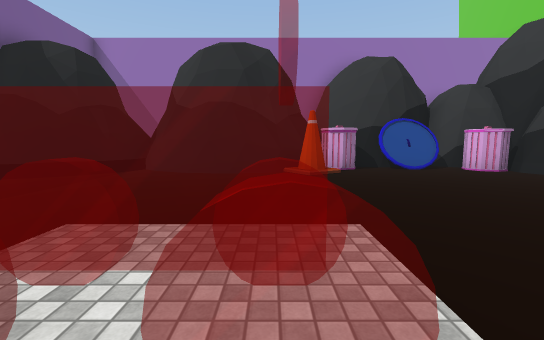
View 1 (above)

16 first-person views from a walk through a 3-D level made in the Unity game engine. The camera is 1.4 m above the floor, tilts 6° down and sees 90° across. The floor is counted in squares, 2 m on a side. Each view is taken from the middle of a square. On the plan, view 1 faces up. The plan holds only what a view shows up to about 9 squares ahead; the rest is blank. The place goes on beyond the plan. The player is left out. Some animated figures are left out. Some surface patterns are stand-ins.

View 2
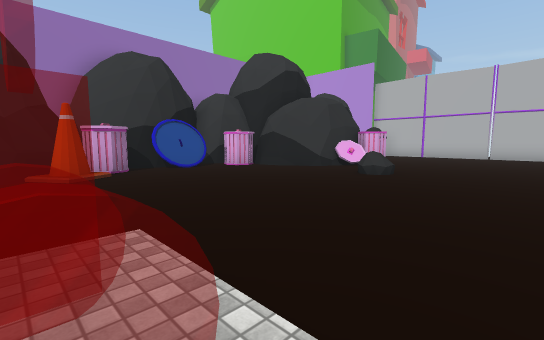

View 3
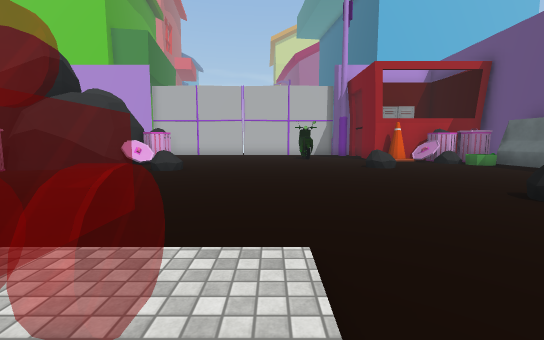

View 4
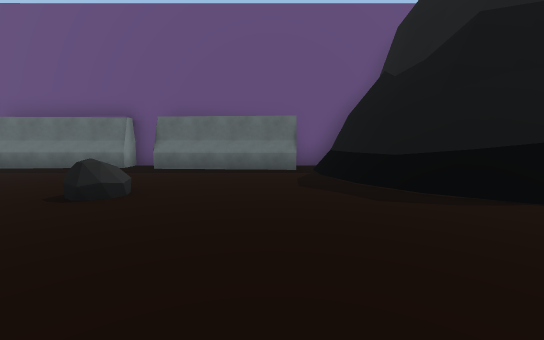

View 5
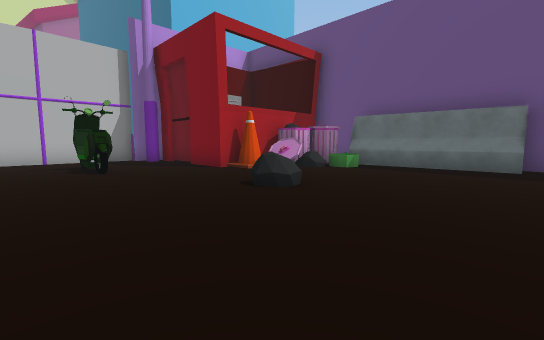

View 6
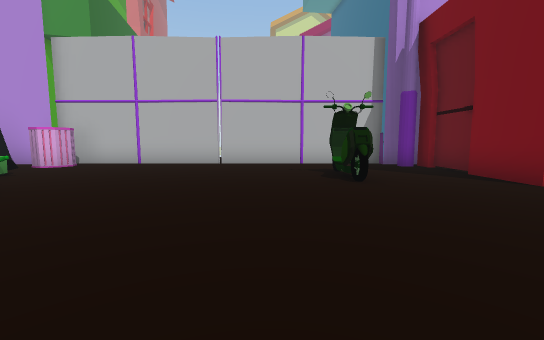

View 7
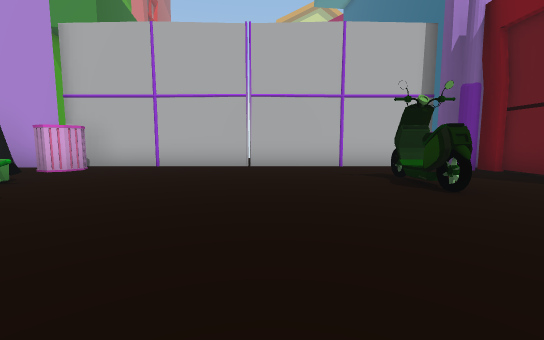

View 8
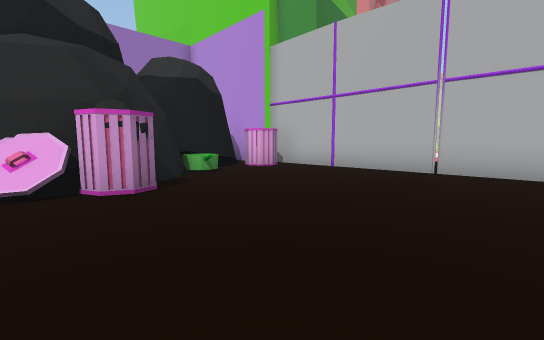

View 9
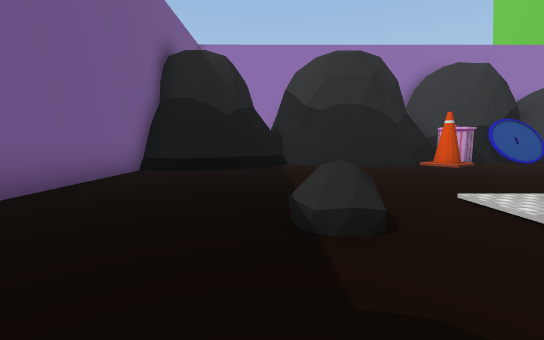

View 10
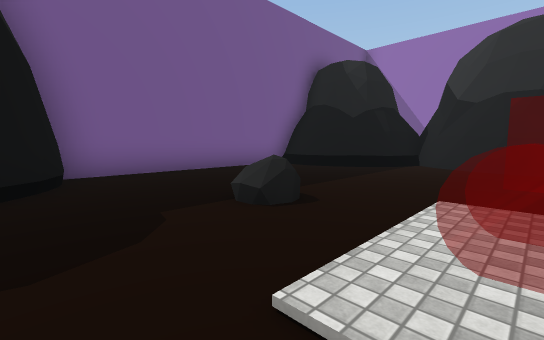

View 11
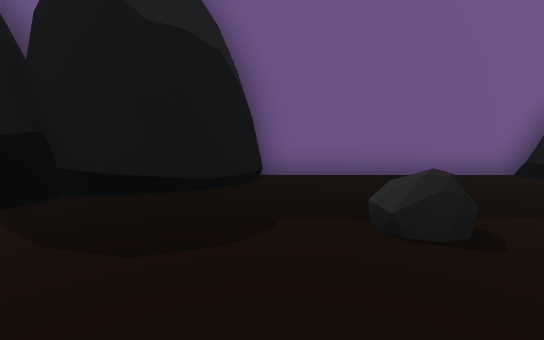

View 12
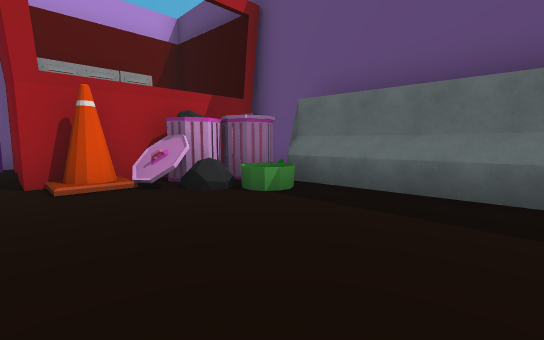

View 13
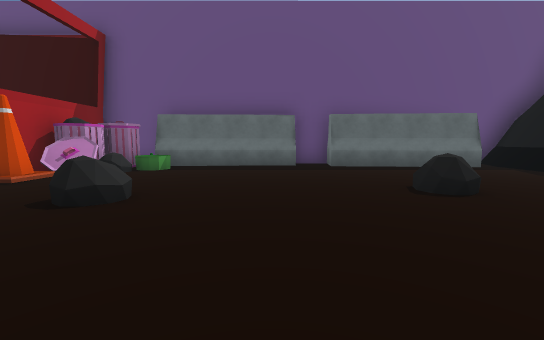

View 14
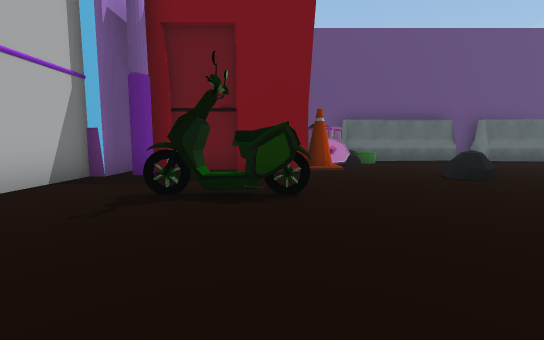

View 15
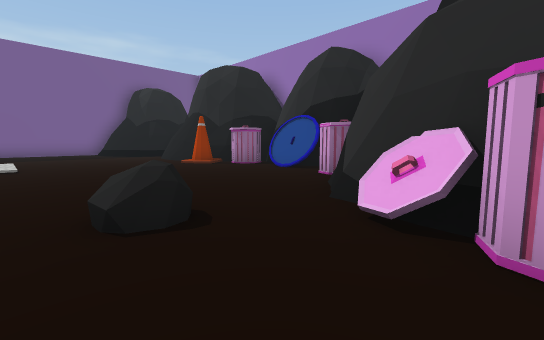

View 16
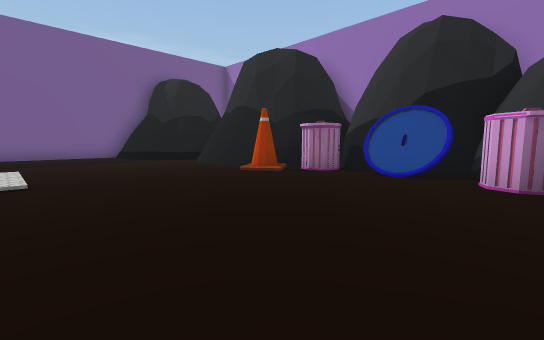

### Floor plan
Key: @ floor where view 1 was taken; # wall or solid block; . main floor; : floor 0.25 m higher than the main floor; / step, stairs or slope; L locker; O other object.
Columns run from 8 left of view 1 to 15 right of it. Each row starts with its distance up from view 1.
  9          ######
  8     ### ##O#O.##
  7    ##.###O....O#   #####
  6 ####...........#   O..O#
  5 #...............O##O...#
  4 #................O.....#
  3 #..............O.......#
  2 #...../::..............#
  1 #....O/  ..............#
  0 #.....//@..............#
 -1 ###................OO..#
 -2   ##...................#
 -3    # ..........O.......#
 -4     ##....O...........##
 -5      ##...........O##L#
 -6       #..........O## L
 -7       #.........OO#  L
 -8       #.####.####O#
 -9       ###  ###  ###

Where each view was taken, in squares from view 1:
view 1: 0 up, 0 right, facing up
view 2: 0 up, 0 right, facing up-right
view 3: 0 up, 1 left, facing right
view 4: 0 up, 0 right, facing down
view 5: 0 up, 4 right, facing down-right
view 6: 0 up, 6 right, facing right
view 7: 1 up, 7 right, facing right
view 8: 0 up, 8 right, facing up-right
view 9: 1 down, 4 left, facing up
view 10: 1 down, 1 left, facing up-left
view 11: 0 up, 1 left, facing left
view 12: 4 down, 5 right, facing down-right
view 13: 0 up, 5 right, facing down
view 14: 2 up, 11 right, facing down
view 15: 2 up, 9 right, facing up-left
view 16: 2 up, 6 right, facing up-left
